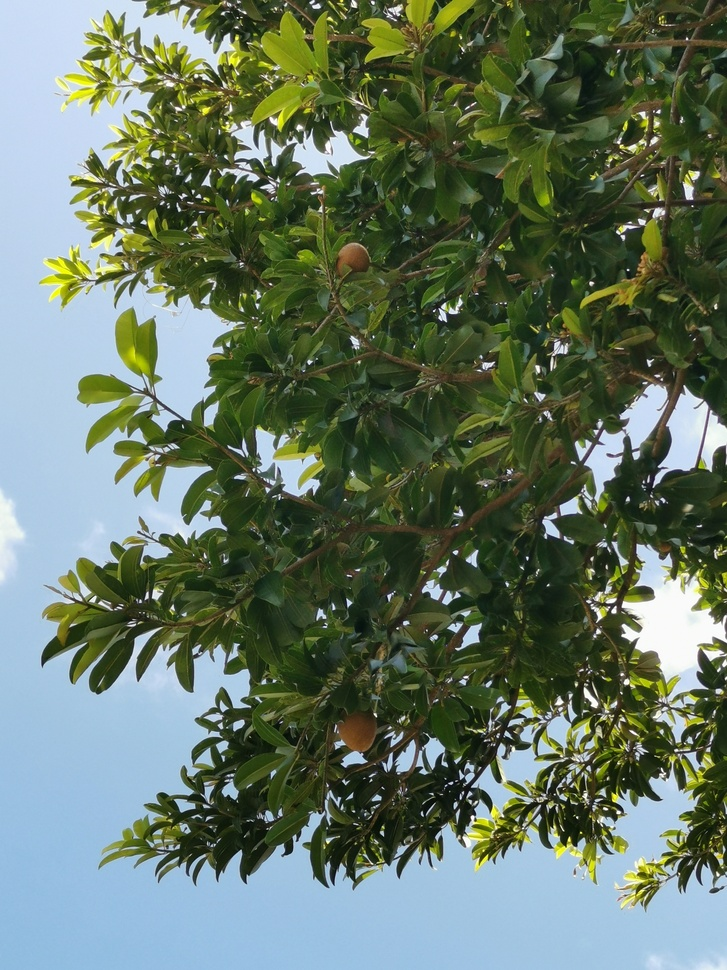
#> input picture chico.jpg, 727 x 970 px, shrunk from 2736 x 3648 before the run
$ jupyter execute 'Image Segmentation using Thresholding Methods.ipynb'
#> lines starting #> are read from the running program, lines starting #| are printed output that depends on the picture; after the words box and inside, x2 and y2 are one past the last pixel; in counts of white or black regions, pixels touching at a corner belong together
# Image Processing with Python: Image Segmentation using Thresholding Methods

by: Jephraim C. Manansala | Published on https://jephraim-manansala.medium.com/

### How to pinpoint and segment objects based on their color channels?

In this post, we will explore how to conduct image segmentation using trial and error thresholding and Otsu’s method. Moreover, we will explore how the RGB and HSV color spaces can be useful in segmenting images.

Let’s begin.

As usual, we import libraries such as numpy and matplotlib. Additionally, we import specific functions from the skimage library.

[cell 1]
import numpy as np
import matplotlib.pyplot as plt
from skimage.io import imread, imshow
from skimage.color import rgb2gray
from skimage.morphology import (erosion, dilation, closing, opening,
                                area_closing, area_opening)
from skimage.exposure import histogram
from skimage.filters import threshold_otsu

Let's use this image of a *Chico* tree with some of its fruits.

[cell 2]
plt.figure(figsize=(6,6))
chico = imread('chico.jpg')
#> chico is the input picture: shape (970, 727, 3); mean R, G, B 101.4, 118.2, 101
plt.imshow(chico);

We have previously discussed how binarizing an image can be useful since it simplifies the analysis when the pixel values are constrained only to 0s and 1s. So far, we have been using trial and error to find the arbitrary threshold value that best captures our desired shape of the objects.

[cell 3]
th_values = np.linspace(0, 1, 11)
fig, axis = plt.subplots(2, 5, figsize=(15,8))

chico_gray = rgb2gray(chico)
for th, ax in zip(th_values, axis.flatten()):

    chico_binarized = chico_gray < th
    ax.imshow(chico_binarized)
    ax.set_title('$Threshold = %.2f$' % th)
plt.tight_layout()
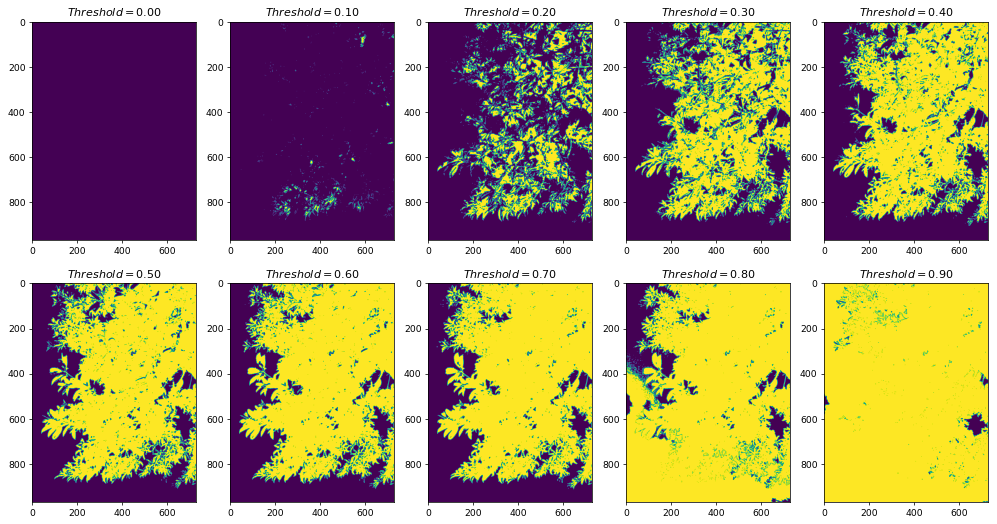
#> figure drawn by matplotlib, 10 panels

From this image, we might choose a thresholding value of 0.40 to 0.60 since it captures most of the leaves in the tree. However, this method is **subjective**. Let’s see if we can automate determining the thresholding value by looking at the intensity values histogram.

[cell 4]
freq, bins = histogram(chico_gray)
#> freq = 256 values, max 9947 at index 187, min 1 at index 1, mean 2754.6; bins = 256 values from 0.00475 to 0.998
plt.step(bins, freq*1.0/freq.sum())
plt.xlabel('Intensity value')
plt.ylabel('Fraction of pixels');
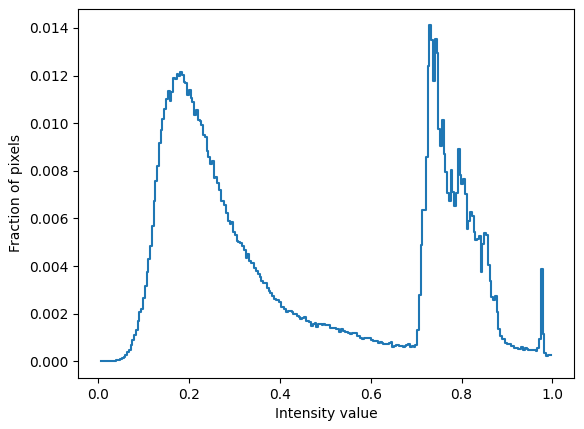
#> figure drawn by matplotlib, 1 panel; curve peaks at x = 0.733, y = 0.0141

From the histogram, we can see that there are two distributions in the image. This also explains why the optimal value in the trial and error method is in the range of 0.40 to 0.60 thresholding value. However, what if I told you that there is an automated way to determine this threshold value? This solution is called the Otsu’s method.

**Otsu’s method** assumes that the image is composed of a background and a foreground. This method works by minimizing the intra-class variance or maximizing the inter-class variance. Let’s see how this works.

[cell 5]
def masked_image(image, mask):
    r = image[:,:,0] * mask
    g = image[:,:,1] * mask
    b = image[:,:,2] * mask
    return np.dstack([r,g,b])

fig, ax = plt.subplots(1, 2, figsize=(12,6))

thresh = threshold_otsu(chico_gray)
#> thresh = 0.499
chico_otsu  = chico_gray < thresh
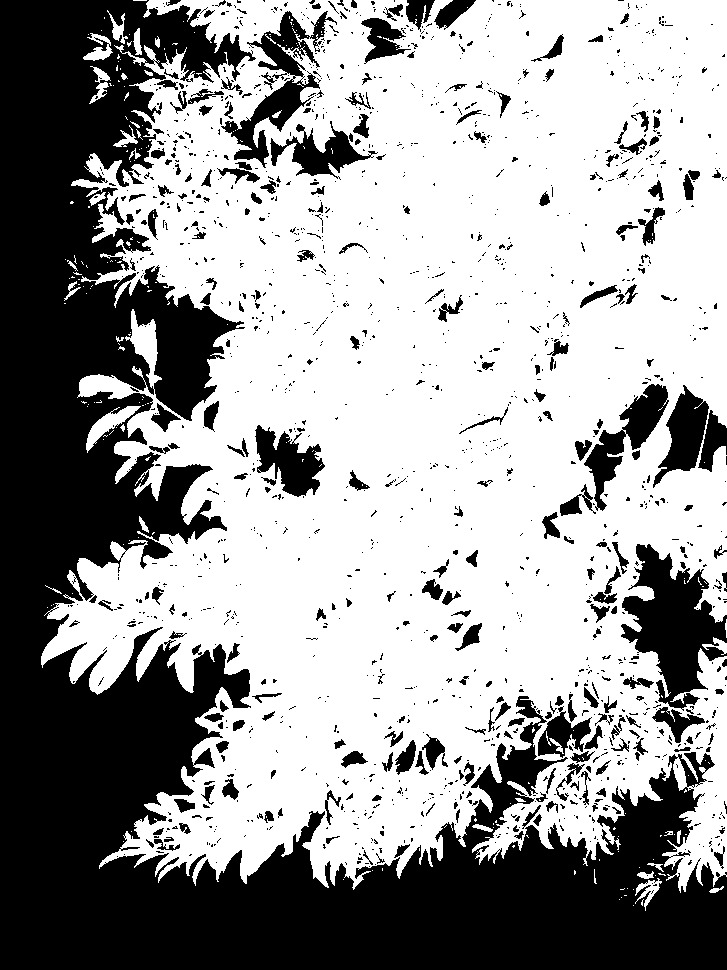
#> chico_otsu: shape (970, 727) bool; 60.9% white; 1542 black regions (1277 under 20 px), largest, box (x1, y1, x2, y2) and area: (0, 0, 727, 970) 221017, (621, 544, 727, 711) 8857, (221, 11, 337, 168) 4712
ax[0].imshow(chico_otsu)

filtered = masked_image(chico, chico_otsu)
ax[1].imshow(filtered)

plt.tight_layout()

Amazing, right? Now, we could bother less on determining the best threshold value in binarizing the image! However, we should ALWAYS remember this method’s underlying assumption: **the image is composed of a background and a foreground**. This means that if we take a look at the histogram, there should only be two separable distributions.

Now, dividing the background and the foreground can be really useful. However, most of our image segmentation problems is not a background-foreground problem. For example, we cannot simply use Otsu’s method in segmenting the Chico fruits from the leaves — this is because both are in the foreground of the image.

To address this problem, we should look at the color spaces of the images. As I have mentioned in my previous posts, any color is simply a combination of varying pixel intensity values in the image’s channels. Therefore, to segment a specific color in an image, we must use the thresholding method on the particular ratios of pixel intensity values in the three channels. Let’s try this in the RGB color space.

[cell 6]
fig, ax = plt.subplots(1, 3, figsize=(15,6))

ax[0].imshow(chico[:,:,0], cmap='Reds')
ax[0].set_title('Red')

ax[1].imshow(chico[:,:,1], cmap='Greens')
ax[1].set_title('Green')

ax[2].imshow(chico[:,:,2], cmap='Blues')
ax[2].set_title('Blue');

plt.tight_layout()

Notice how the background has a high-intensity value while the objects themselves have a low-intensity value in all of the channels. This is because the background is the sky — which technically is the source of light. Thus, it naturally has a higher intensity value. This makes segmenting the image to background-foreground easier. However, this also makes segmenting images in the foreground much more challenging because of the much tighter pixel intensity range.

[cell 7]
figure, ax = plt.subplots(1,2, figsize=(12,6))

chico_red = chico[:,:,0]
chico_green = chico[:,:,1]
chico_blue = chico[:,:,2]

binarized = ((chico_red < 200) & (chico_red > 75) &
             (chico_green < 120) & (chico_green > 50) &
             (chico_blue > 20))
#> binarized: shape (970, 727) bool; 9.3% white in thin lines or dots, all inside (x1, y1, x2, y2) = (41, 0, 727, 911)

opened = area_opening(binarized, 5000)
ax[0].imshow(binarized)
ax[1].imshow(masked_image(chico, opened))
#> in masked_image (call 2), `return np.dstack([r,g,b])`: returned value: shape (970, 727, 3); every value is 0

plt.tight_layout()

Difficult, right? Even if we used area_opening to clean the image, it still does not show good results. Now, let’s try if we can make this easier by using the HSV color space.

[cell 8]
from skimage.color import rgb2hsv
chico_hsv = rgb2hsv(chico)
#> chico_hsv: shape (970, 727, 3) float64; mean of channels 0, 1, 2 0.347, 0.416, 0.496

fig, ax = plt.subplots(1, 3, figsize=(15,6))

ax[0].imshow(chico_hsv[:,:,0], cmap='hsv')
ax[0].set_title('Hue')

ax[1].imshow(chico_hsv[:,:,1], cmap='hsv')
ax[1].set_title('Saturation')

ax[2].imshow(chico_hsv[:,:,2], cmap='hsv')
ax[2].set_title('Value');
plt.tight_layout()

Notice how the HSV color space can visualize the image’s objects much better than the RGB color space. Let’s try to use thresholding methods using this color space.

[cell 9]
figure, ax = plt.subplots(1,2, figsize=(12,6))

chico_hue = chico_hsv[:,:,0]
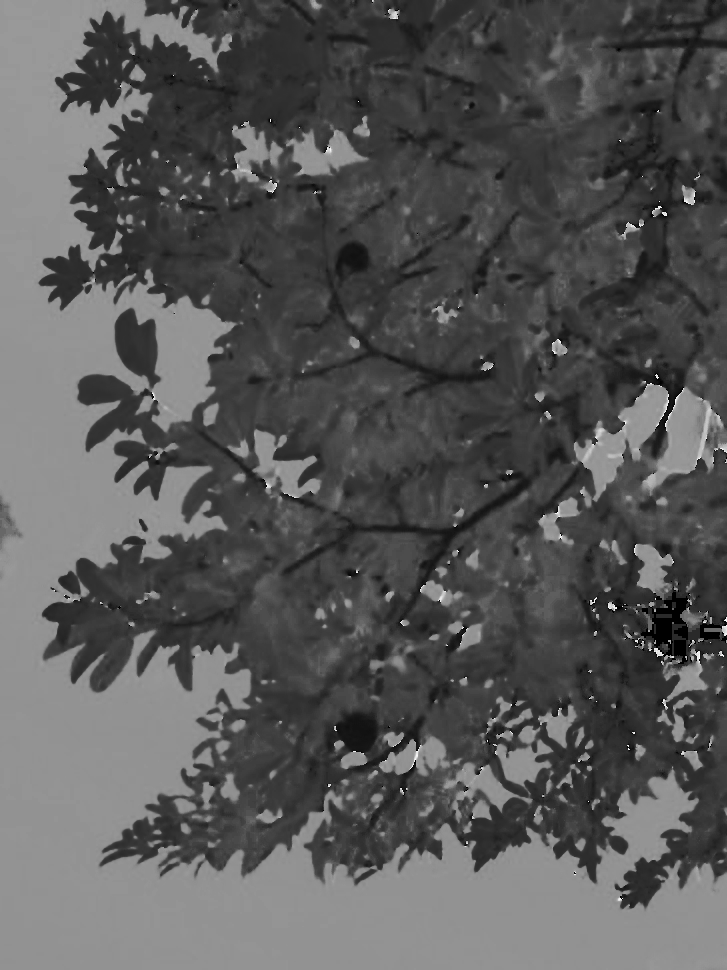
#> chico_hue: shape (970, 727) float64; min 0, max 0.99, mean 0.347
chico_sat = chico_hsv[:,:,1]
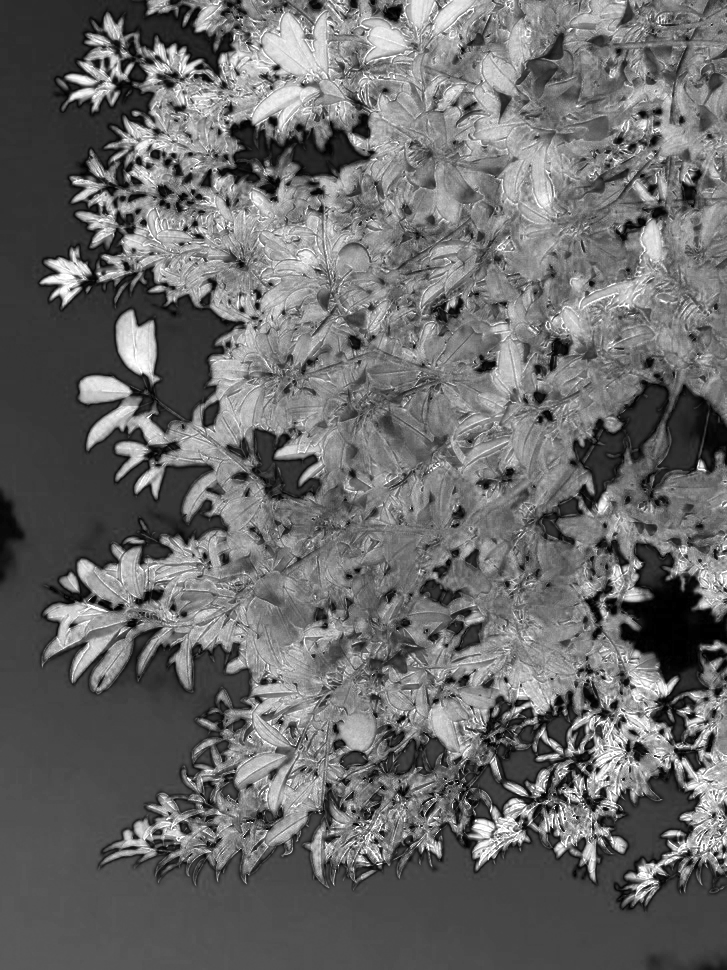
#> chico_sat: shape (970, 727) float64; min 0, max 1, mean 0.416
chico_val = chico_hsv[:,:,2]
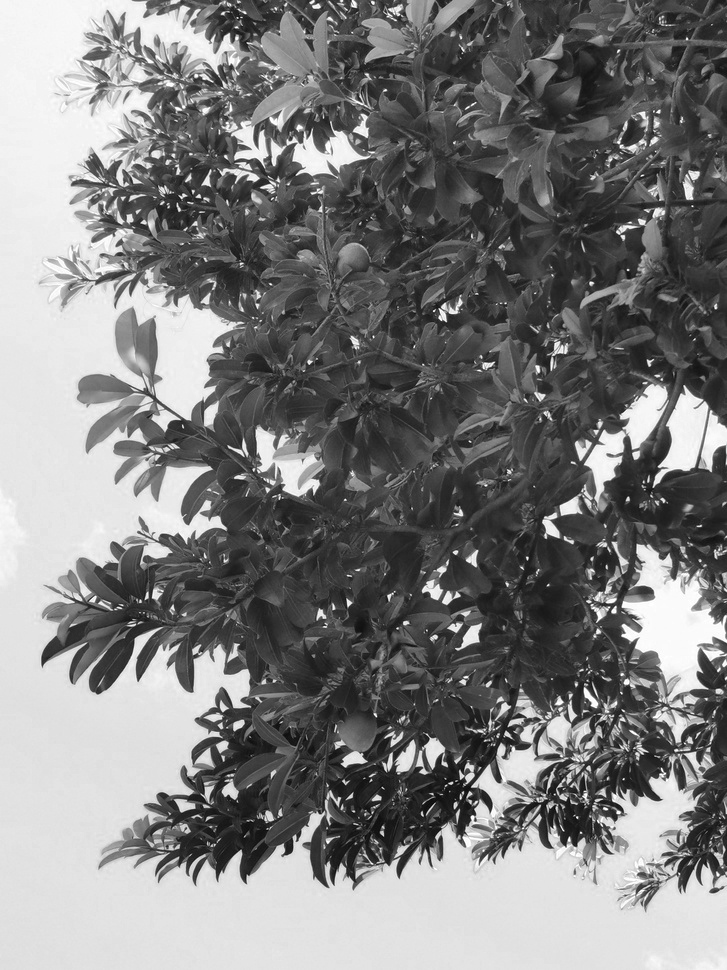
#> chico_val: shape (970, 727) float64; min 0.00392, max 1, mean 0.496

binarized_hsv = ((chico_hue < 0.18) & (chico_hue > 0.05) &
                 (chico_sat > 0.55)  & (chico_sat < 0.80))
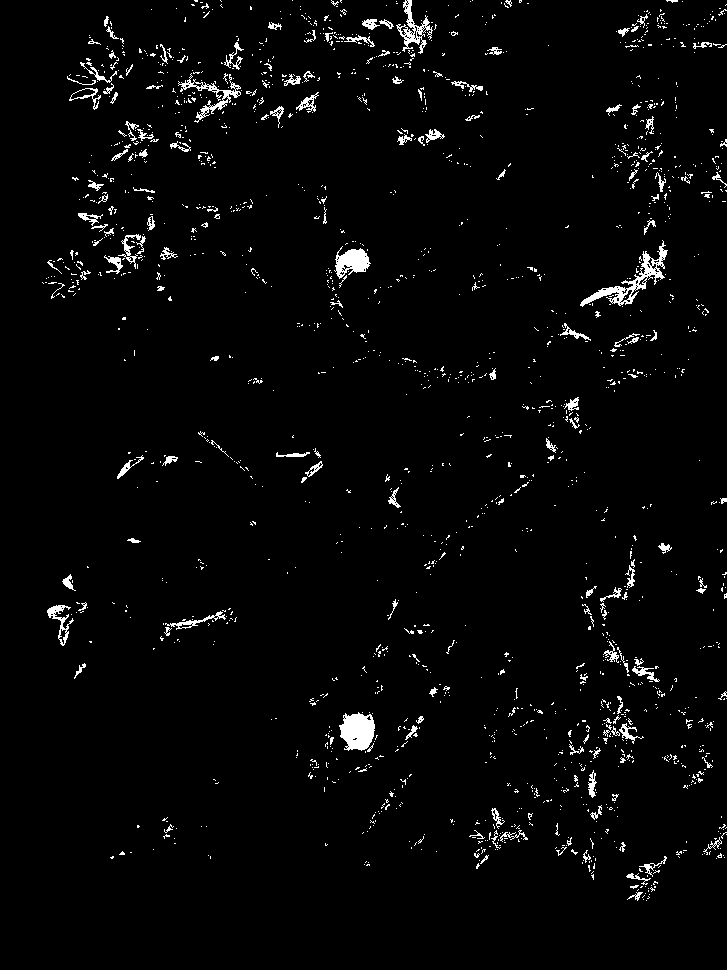
#> binarized_hsv: shape (970, 727) bool; 2.7% white in thin lines or dots, all inside (x1, y1, x2, y2) = (42, 0, 727, 901)
opened = area_opening(binarized_hsv, 5000)
ax[0].imshow(binarized_hsv)
ax[1].imshow(masked_image(chico, opened))
plt.tight_layout()
